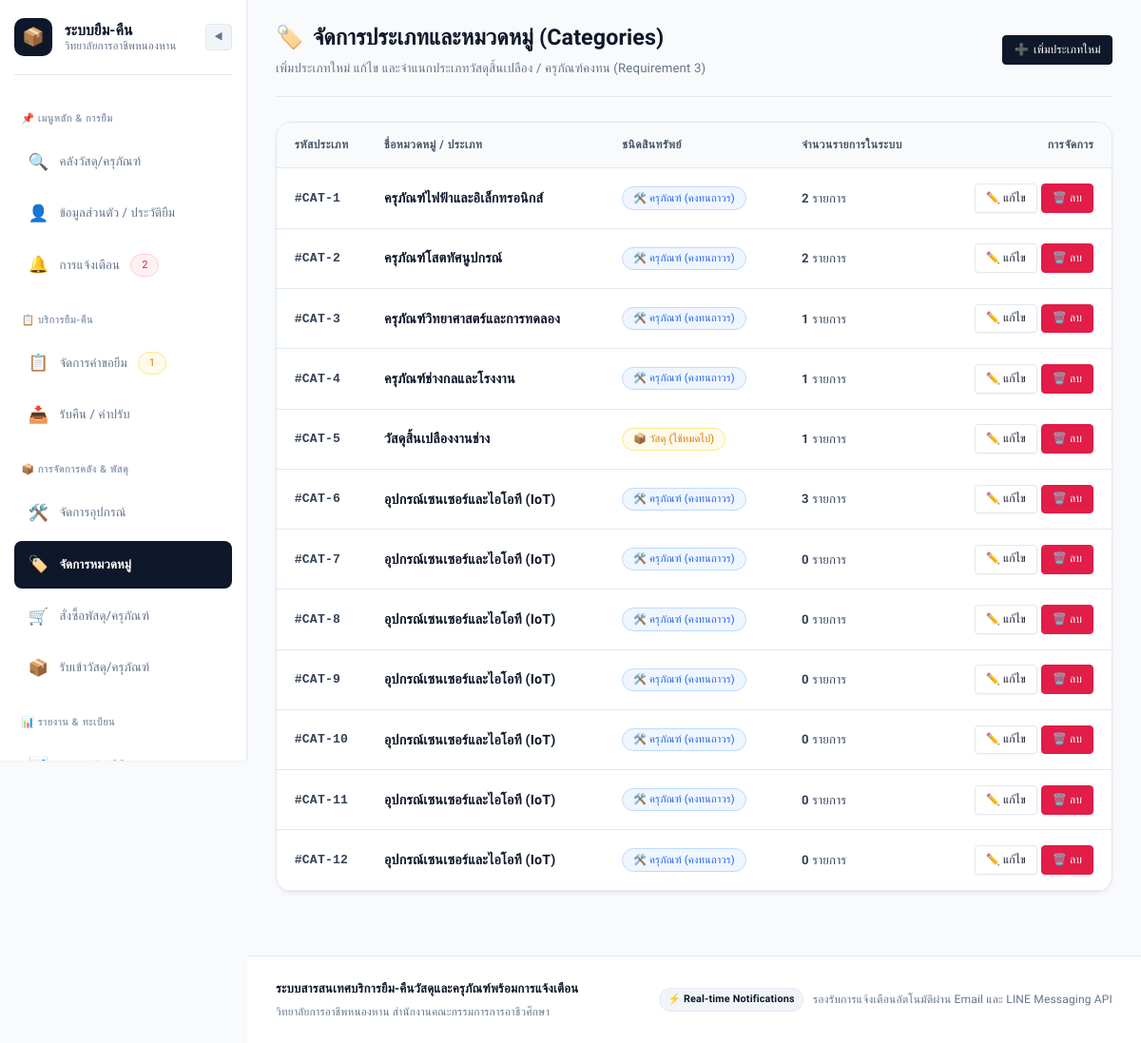
The app's page /admin/categories (signed in) with its own data.
### models.py (models this page shows, shortened)
class Category(db.Model):
    __tablename__ = 'categories'
    category_id = db.Column(db.Integer, primary_key=True, autoincrement=True)
    category_name = db.Column(db.String(100), nullable=False)
    type = db.Column(db.String(20), default='durable_goods', nullable=False)  # 'material', 'durable_goods'
    equipment_list = db.relationship('Equipment', backref='category', lazy=True)

### app.py (the view)
    @app.route('/admin/categories')
    @roles_required('admin', 'staff')
    def admin_categories():
        categories = Category.query.all()
        return render_template('admin/categories.html', categories=categories)

### models.py (called while the page is built)
    @property
    def full_name(self):
        return f"{self.first_name} {self.last_name}"

    @property
    def role_display(self):
        roles = {
            'student': 'นักเรียน/นักศึกษา',
            'teacher': 'อาจารย์/ครูผู้สอน',
            'staff': 'เจ้าหน้าที่พัสดุ',
            'admin': 'ผู้ดูแลระบบ'
        }
        return roles.get(self.role, self.role)

    @property
    def role_badge_class(self):
        badges = {
            'student': 'badge-info',
            'teacher': 'badge-primary',
            'staff': 'badge-warning',
            'admin': 'badge-danger'
        }
        return badges.get(self.role, 'badge-secondary')

### templates/admin/categories.html (shortened to what this page needs)
{% extends "base.html" %}
{% block content %}
<div class="page-header">
    <div>
        <h1 class="page-title">
            <span>🏷️</span> จัดการประเภทและหมวดหมู่ (Categories)
        </h1>
        <p class="page-subtitle">เพิ่มประเภทใหม่ แก้ไข และจำแนกประเภทวัสดุสิ้นเปลือง / ครุภัณฑ์คงทน (Requirement 3)</p>
    </div>
    <div>
        <button type="button" class="btn btn-primary btn-sm" onclick="openModal('addCategoryModal')">
            <span>➕</span> เพิ่มประเภทใหม่
        </button>
    </div>
</div>
<div class="card">
    <div class="card-body" style="padding: 0;">
        {% if categories %}
            <div class="table-responsive">
                <table class="table">
                    <thead>
                        <tr>
                            <th style="width: 80px;">รหัสประเภท</th>
                            <th>ชื่อหมวดหมู่ / ประเภท</th>
                            <th>ชนิดสินทรัพย์</th>
                            <th>จำนวนรายการในระบบ</th>
                            <th style="text-align: right;">การจัดการ</th>
                        </tr>
                    </thead>
                    <tbody>
                        {% for cat in categories %}
                            <tr>
                                <td style="font-family: monospace; font-weight: 600;">#CAT-{{ cat.category_id }}</td>
                                <td>
                                    <strong style="font-size: 0.95rem;">{{ cat.category_name }}</strong>
                                </td>
                                <td>
                                    {% if cat.type == 'material' %}
                                        <span class="badge badge-warning">📦 วัสดุ (ใช้หมดไป)</span>
                                    {% else %}
                                        <span class="badge badge-info">🛠️ ครุภัณฑ์ (คงทนถาวร)</span>
                                    {% endif %}
                                </td>
                                <td>
                                    <span style="font-weight: 600;">{{ cat.equipment_list|length }}</span> รายการ
                                </td>
                                <td style="text-align: right; white-space: nowrap;">
                                    <button type="button" class="btn btn-secondary btn-sm" onclick="openEditCategoryModal('{{ cat.category_id }}', '{{ cat.category_name }}', '{{ cat.type }}')">
                                        ✏️ แก้ไข
                                    </button>
                                    {% if current_user.role == 'admin' %}
                                        <form action="{{ url_for('delete_category', category_id=cat.category_id) }}" method="POST" style="display: inline-block;">
                                            <button type="submit" class="btn btn-danger btn-sm" onclick="return confirm('ยืนยันลบประเภท {{ cat.category_name }} ใช่หรือไม่?')">
                                                🗑️ ลบ
                                            </button>
                                        </form>
                                    {% endif %}
                                </td>
                            </tr>
                        {% endfor %}
                    </tbody>
                </table>
            </div>
        {% else %}
            <div style="text-align: center; padding: 3rem; color: var(--text-muted);">
                ไม่มีข้อมูลประเภทวัสดุ/ครุภัณฑ์
            </div>
        {% endif %}
    </div>
</div>
{% endblock %}

### records on screen
Category: category_id "1", category_name "ครุภัณฑ์ไฟฟ้าและอิเล็กทรอนิกส์", type "🛠️ ครุภัณฑ์ (คงทนถาวร)", equipment_list|length "2"
Category: category_id "2", category_name "ครุภัณฑ์โสตทัศนูปกรณ์", type "🛠️ ครุภัณฑ์ (คงทนถาวร)", equipment_list|length "2"
Category: category_id "3", category_name "ครุภัณฑ์วิทยาศาสตร์และการทดลอง", type "🛠️ ครุภัณฑ์ (คงทนถาวร)", equipment_list|length "1"
Category: category_id "4", category_name "ครุภัณฑ์ช่างกลและโรงงาน", type "🛠️ ครุภัณฑ์ (คงทนถาวร)", equipment_list|length "1"
Category: category_id "5", category_name "วัสดุสิ้นเปลืองงานช่าง", type "📦 วัสดุ (ใช้หมดไป)", equipment_list|length "1"
Category: category_id "6", category_name "อุปกรณ์เซนเซอร์และไอโอที (IoT)", type "🛠️ ครุภัณฑ์ (คงทนถาวร)", equipment_list|length "3"
Category: category_id "7", category_name "อุปกรณ์เซนเซอร์และไอโอที (IoT)", type "🛠️ ครุภัณฑ์ (คงทนถาวร)", equipment_list|length "0"
Category: category_id "8", category_name "อุปกรณ์เซนเซอร์และไอโอที (IoT)", type "🛠️ ครุภัณฑ์ (คงทนถาวร)", equipment_list|length "0"
Category: category_id "9", category_name "อุปกรณ์เซนเซอร์และไอโอที (IoT)", type "🛠️ ครุภัณฑ์ (คงทนถาวร)", equipment_list|length "0"
Category: category_id "10", category_name "อุปกรณ์เซนเซอร์และไอโอที (IoT)", type "🛠️ ครุภัณฑ์ (คงทนถาวร)", equipment_list|length "0"
Category: category_id "11", category_name "อุปกรณ์เซนเซอร์และไอโอที (IoT)", type "🛠️ ครุภัณฑ์ (คงทนถาวร)", equipment_list|length "0"
Category: category_id "12", category_name "อุปกรณ์เซนเซอร์และไอโอที (IoT)", type "🛠️ ครุภัณฑ์ (คงทนถาวร)", equipment_list|length "0"

### other values on screen
{{ unread_count }} "2"
{{ pending_requests_count }} "1"
